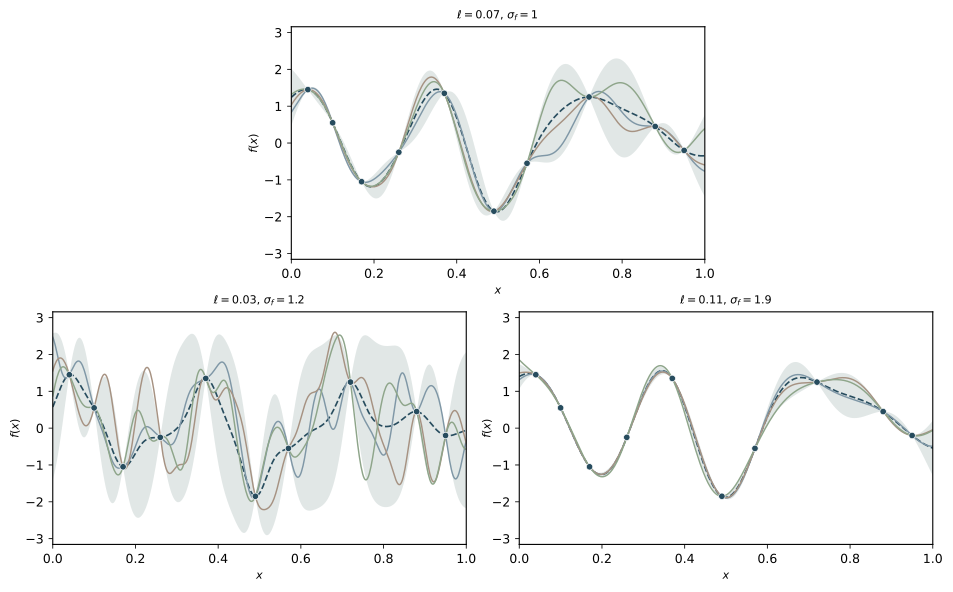

Python code for this plot:
from pathlib import Path

import matplotlib.pyplot as plt
import numpy as np


def rbf_covariance(x1, x2, signal_variance=1.0, lengthscale=0.22):
    distances = np.subtract.outer(x1, x2)
    return signal_variance * np.exp(-0.5 * (distances / lengthscale) ** 2)


def posterior_gp(
    x_train,
    y_train,
    x_test,
    signal_variance=1.0,
    lengthscale=0.22,
    noise_variance=1e-6,
):
    train_covariance = rbf_covariance(
        x_train,
        x_train,
        signal_variance=signal_variance,
        lengthscale=lengthscale,
    )
    cross_covariance = rbf_covariance(
        x_train,
        x_test,
        signal_variance=signal_variance,
        lengthscale=lengthscale,
    )
    test_covariance = rbf_covariance(
        x_test,
        x_test,
        signal_variance=signal_variance,
        lengthscale=lengthscale,
    )

    stabilized_train_covariance = train_covariance + (noise_variance + 1e-10) * np.eye(x_train.size)
    cholesky_factor = np.linalg.cholesky(stabilized_train_covariance)

    alpha = np.linalg.solve(
        cholesky_factor.T,
        np.linalg.solve(cholesky_factor, y_train),
    )
    posterior_mean = cross_covariance.T @ alpha

    solved_cross_covariance = np.linalg.solve(cholesky_factor, cross_covariance)
    posterior_covariance = test_covariance - solved_cross_covariance.T @ solved_cross_covariance
    posterior_covariance = 0.5 * (posterior_covariance + posterior_covariance.T)

    return posterior_mean, posterior_covariance


def sample_paths(mean, covariance, num_paths=3, seed=0):
    rng = np.random.default_rng(seed)
    stabilized_covariance = covariance + 1e-10 * np.eye(covariance.shape[0])
    cholesky_factor = np.linalg.cholesky(stabilized_covariance)
    standard_normals = rng.normal(size=(covariance.shape[0], num_paths))
    return (mean[:, None] + cholesky_factor @ standard_normals).T


def style_axis(ax, x_min, x_max, y_min, y_max):
    for spine in ax.spines.values():
        spine.set_linewidth(0.8)
    ax.tick_params(axis="both", labelsize=9, width=0.6, length=3)
    ax.grid(False)
    ax.set_xlim(x_min, x_max)
    ax.set_ylim(y_min, y_max)


def main():
    x = np.linspace(0.0, 1.0, 500)
    x_train = np.array([0.04, 0.10, 0.17, 0.26, 0.37, 0.49, 0.57, 0.72, 0.88, 0.95])
    y_train = np.array([1.45, 0.55, -1.05, -0.25, 1.35, -1.85, -0.55, 1.25, 0.45, -0.20])

    panel_specs = [
        {
            "title": r"$\ell = 0.07$, $\sigma_f = 1$",
            "lengthscale": 0.07,
            "signal_variance": 1.0,
            "seed": 2403164,
        },
        {
            "title": r"$\ell = 0.03$, $\sigma_f = 1.2$",
            "lengthscale": 0.03,
            "signal_variance": 1.2,
            "seed": 2403165,
        },
        {
            "title": r"$\ell = 0.11$, $\sigma_f = 1.9$",
            "lengthscale": 0.11,
            "signal_variance": 1.9,
            "seed": 2403166,
        },
    ]

    panels = []
    for spec in panel_specs:
        posterior_mean, posterior_covariance = posterior_gp(
            x_train,
            y_train,
            x,
            signal_variance=spec["signal_variance"],
            lengthscale=spec["lengthscale"],
            noise_variance=1e-6,
        )
        posterior_std = np.sqrt(np.clip(np.diag(posterior_covariance), 0.0, None))
        posterior_paths = sample_paths(
            posterior_mean,
            posterior_covariance,
            num_paths=3,
            seed=spec["seed"],
        )
        panels.append(
            {
                "title": spec["title"],
                "mean": posterior_mean,
                "std": posterior_std,
                "paths": posterior_paths,
            }
        )

    y_extent = max(
        max(np.max(np.abs(panel["paths"])) for panel in panels),
        max(np.max(np.abs(panel["mean"] + 2.0 * panel["std"])) for panel in panels),
        max(np.max(np.abs(panel["mean"] - 2.0 * panel["std"])) for panel in panels),
        np.max(np.abs(y_train)),
    ) + 0.25
    y_min = -y_extent
    y_max = y_extent

    output_path = Path(__file__).with_suffix(".pdf")

    plt.rcParams.update(
        {
            "figure.facecolor": "white",
            "axes.facecolor": "white",
            "axes.edgecolor": "black",
            "text.color": "black",
            "axes.labelcolor": "black",
            "xtick.color": "black",
            "ytick.color": "black",
        }
    )

    fig = plt.figure(figsize=(10.6, 7.5), dpi=150)
    axes = [
        fig.add_axes([0.305, 0.54, 0.39, 0.31]),
        fig.add_axes([0.08, 0.16, 0.39, 0.31]),
        fig.add_axes([0.52, 0.16, 0.39, 0.31]),
    ]

    band_color = "#d9e1df"
    mean_color = "#274c5e"
    path_colors = ["#7f97a6", "#a69282", "#8ea58a"]

    for panel_index, (ax, panel) in enumerate(zip(axes, panels)):
        style_axis(ax, x.min(), x.max(), y_min, y_max)
        ax.set_xticks(np.linspace(0.0, 1.0, 6))
        ax.set_yticks([-3, -2, -1, 0, 1, 2, 3])
        ax.fill_between(
            x,
            panel["mean"] - 2.0 * panel["std"],
            panel["mean"] + 2.0 * panel["std"],
            color=band_color,
            alpha=0.8,
            linewidth=0.0,
            zorder=0,
        )
        ax.plot(x, panel["mean"], color=mean_color, linewidth=1.2, linestyle="dashed")
        for path, color in zip(panel["paths"], path_colors):
            ax.plot(x, path, color=color, linewidth=1.05, alpha=1.0)
        ax.scatter(
            x_train,
            y_train,
            color=mean_color,
            s=22,
            edgecolors="white",
            linewidths=0.5,
            zorder=3,
        )
        ax.set_title(panel["title"], fontsize=8)
        ax.set_xlabel(r"$x$", fontsize=8)
        ax.set_ylabel(r"$f(x)$", fontsize=8, labelpad=2)
        if panel_index == 2:
            ax.yaxis.set_label_coords(-0.06, 0.5)

    plt.savefig(output_path, bbox_inches="tight")
    plt.close(fig)


if __name__ == "__main__":
    main()
